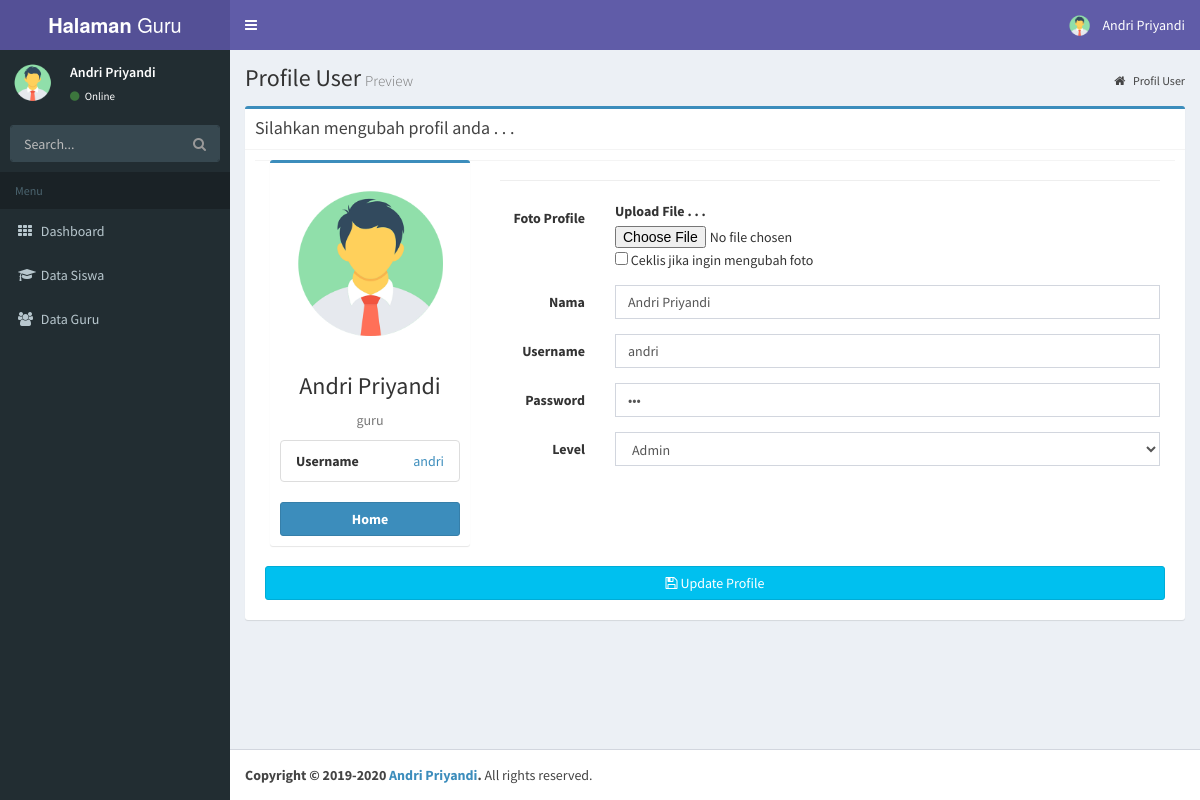
Screenshot of /dashboard/guru/profil.php (signed in) with the database file from the repository.
### tables this page shows
CREATE TABLE `user` (
  `id` int(11) NOT NULL,
  `nama` varchar(100) NOT NULL,
  `username` varchar(100) NOT NULL,
  `password` varchar(100) NOT NULL,
  `level` varchar(100) NOT NULL,
  `foto` varchar(255) NOT NULL
);

### dashboard/guru/profil.php (the view, shortened to what this page needs)
<?php include "_partials/meta.php"; ?>
<?php include "_partials/head.php"; ?>
<?php include "_partials/sidebar.php"; ?>
  <div class="wrapper">
  <div class="content-wrapper">
    <?php
      include "../conf/koneksi.php";
      $id = $_SESSION['id'];
      $query = "SELECT * FROM user WHERE id ='".$id."' ";
      $sql = mysqli_query($koneksi, $query);
      $data = mysqli_fetch_array($sql);
    ?>
	 <section class="content-header">
      <h1>Profile User<small>Preview</small>
      </h1>
      <ol class="breadcrumb">
        <li><a href="#"><i class="fa fa-home"></i> Profil User</a></li>
      </ol>
    </section>
    <section class="content">
      <div class="row">
        <div class="col-md-12">
          <div class="box box-primary">
            <div class="box-header with-border">
              <h3 class="box-title">Silahkan mengubah profil anda . . .</h3>
            </div>
             <form class="form-horizontal" action="uProfil.php?id=<?= $data['id'] ?>" enctype="multipart/form-data" method="POST">
                <div class="box-body">
                  <div class="col-md-3">
                    <div class="box box-primary">
                    <div class="box-body box-profile">
                      <img class="profile-user-img img-responsive img-circle" src="../admin/proses/images/<?= $data['foto']; ?>" alt="User profile picture">
                      <h3 class="profile-username text-center"><?php echo $data['nama']; ?></h3>
                      <p class="text-muted text-center">guru</p>
                      <ul class="list-group list-group-unbordered">
                        <li class="list-group-item">
                          <b>Username</b> <a class="pull-right"><?= $data['username']; ?></a>
                        </li>
                      </ul>
                      <a href="index.php" class="btn btn-primary btn-block"><b>Home</b></a>
                    </div>
                    </div>
                  </div>
                  <div class="col-md-9">
                  <hr>
                  <div class="form-group">
                    <label for="uNama" class="col-sm-2 control-label">Foto Profile</label>
                    <div class="col-sm-10">
                      <label for="exampleInputFile">Upload File . . .</label>
                      <input type="file" name="foto">
                      <input type="checkbox" name="ubah_foto" value="true"> Ceklis jika ingin mengubah foto<br>
                    </div>
                  </div>
                    <div class="form-group">
                    <label for="uNama" class="col-sm-2 control-label">Nama</label>
                    <div class="col-sm-10">
                      <input type="text" class="form-control" name="nama"  placeholder="Nama User" value="<?= $data['nama']; ?>"  required>
                    </div>
                  </div>
                  <div class="form-group">
                    <label class="col-sm-2 control-label">Username</label>
                    <div class="col-sm-10">
                      <input type="text" class="form-control" name="username"  placeholder="Nama User" value="<?= $data['username']; ?>"  required>
                    </div>
                  </div>
                  <div class="form-group">
                    <label for="uPassword" class="col-sm-2 control-label">Password</label>
                    <div class="col-sm-10">
                      <input type="password" class="form-control" name="password"  placeholder="Masukkan password baru anda" value="<?= $data['password']; ?>">
                    </div>
                  </div>
                  <div class="form-group">
                    <label class="col-sm-2 control-label">Level</label>
                    <div class="col-sm-10">
                      <select class="form-control" name="level">
                        <option select="selected"><?php echo $data['level']; ?></option>
                      </select>
                    </div>
                  </div>
                  </div>
                  <div class="box-footer">
                    <button type="submit" name="submit" class="btn btn-info pull-right btn-block"><i class="fa fa-save"></i> Update Profile</button>
                  </div>
                </div>
             </form>
          </div>
        </div>
      </div>
    </section>
  </div>
   <?php include "_partials/footer.php"; ?>
    </div>
  </body>
</html>

### dashboard/guru/_partials/head.php (shortened to what this page needs)
<header class="main-header">
  <a href="index2.html" class="logo">
    <span class="logo-lg"><b>Halaman</b> Guru</span>
  </a>
  <nav class="navbar navbar-static-top" role="navigation">
    <a href="#" class="sidebar-toggle" data-toggle="offcanvas" role="button">
    </a>
    <div class="navbar-custom-menu">
      <ul class="nav navbar-nav">
        <li class="dropdown user user-menu">
          <a href="#" class="dropdown-toggle" data-toggle="dropdown">
            <img src="../admin/proses/images/<?= $data['foto']  ?>" class="user-image" alt="User Image"/>
            <span class="hidden-xs"><?php echo $data['nama']; ?></span>
          </a>
        </li>
      </ul>
    </div>
  </nav>
</header>

### dashboard/guru/_partials/sidebar.php
<aside class="main-sidebar">
  <section class="sidebar">
    <div class="user-panel">
      <div class="pull-left image">
        <img src="../admin/proses/images/<?= $data['foto']  ?>" class="img-circle" alt="User Image" />
      </div>
      <div class="pull-left info">
        <p><?php echo $data['nama']; ?></p>
        <a href="#"><i class="fa fa-circle text-success"></i> Online</a>
      </div>
    </div>
     <form action="#" method="get" class="sidebar-form">
       <div class="input-group">
         <input type="text" name="q" class="form-control" placeholder="Search..."/>
         <span class="input-group-btn">
           <button type='submit' name='search' id='search-btn' class="btn btn-flat"><i class="fa fa-search"></i></button>
         </span>
       </div>
     </form>
    <ul class="sidebar-menu">
      <li class="header">Menu</li>
      <li class="<?php if($page == 'Home'){ echo 'active'; } ?>">
        <a href="index.php">
          <i class="fa fa-th"></i> <span>Dashboard</span>
        </a>
      </li>
      <li class="<?php if($page == 'DataSiswa'){ echo 'active'; } ?>">
        <a href="list_siswa.php">
          <i class="fa fa-mortar-board"></i>
          <span>Data Siswa</span>
        </a>
      </li>
      <li class="<?php if($page == 'DataGuru'){ echo 'active'; } ?>">
        <a href="list_guru.php">
          <i class="fa fa-group"></i> <span>Data Guru</span>
        </a>
      </li>
  </section>
</aside>

### rows the page displays
user: foto (picture), nama "Andri Priyandi", username "andri", level "Admin"
